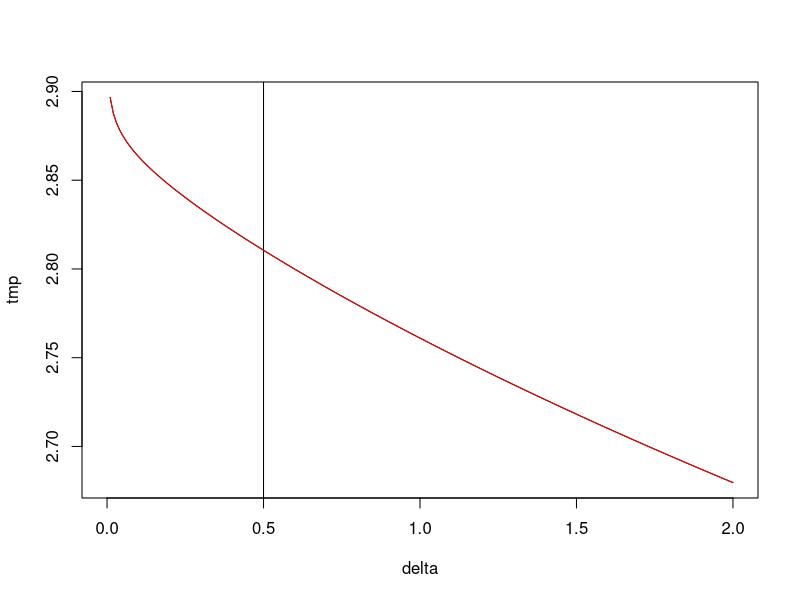

R code for this plot:
# Validate geometric SD calculation ---------------------------------------


# https://stackoverflow.com/questions/2602583/geometric-mean-is-there-a-built-in
gm_mean = function(x, na.rm=TRUE){
  exp(sum(log(x[x > 0]), na.rm=na.rm) /( length(x)))
}

# sample implementation
gsd.sample <- function(x){
  n = length(x[!is.na(x)])
  mu = (prod(x,na.rm=TRUE))^(1/n)
  y <- exp(sqrt(sum((log(x/mu))^2,na.rm=TRUE)/(n-1)))
  return(y)
}

gsd.am <- function(x){
  n = length(x[!is.na(x)])
  mu = exp(mean(log(x),na.rm=TRUE))
  y <- exp(sqrt(sum((log(x/mu))^2,na.rm=TRUE)/(n-1)))
  return(y)
}

# lognormal implementation
gsd <- function(x){
  y <- exp(sd(log(x),na.rm=TRUE))
  return(y)
}

# Test geometric standard deviation function ------------------------------------------------------

x <- c(rlnorm(n=10000,meanlog = 4 , sdlog = 1),NA)
y <- c(rpois(n=10000,lambda=x),NA)
gsd(x)
gsd.sample(x)
gsd.am(x)

# Estimate of the GSD seems particularly sensitive around .5
# becoming more sensitive as the mean on the log scale increases
# such that the estimate of the GSD seems to depend on the number of NAs?
delta=seq(0,2,by=.01)
tmp=c()
for(i in 1:length(delta)){tmp[i]=gsd(y+delta[i])}
plot(delta,tmp,type='l')
abline(h=gsd(y),v=.5)

tmp=c()
for(i in 1:length(delta)){tmp[i]=gsd.sample(y+delta[i])}
lines(delta,tmp,col='red')

tmp=c()
for(i in 1:length(delta)){tmp[i]=gsd.am(y+delta[i])}
lines(delta,tmp,col='red')


x <- rnorm(n=1000,mean = 20 , sd = 1)
gsd(x)
gsd.am(x)

n=10000
b = sample(10:20,n/2,replace=TRUE)
a = c(rep(15,n/2))
var(c(a,b))
var(b)
